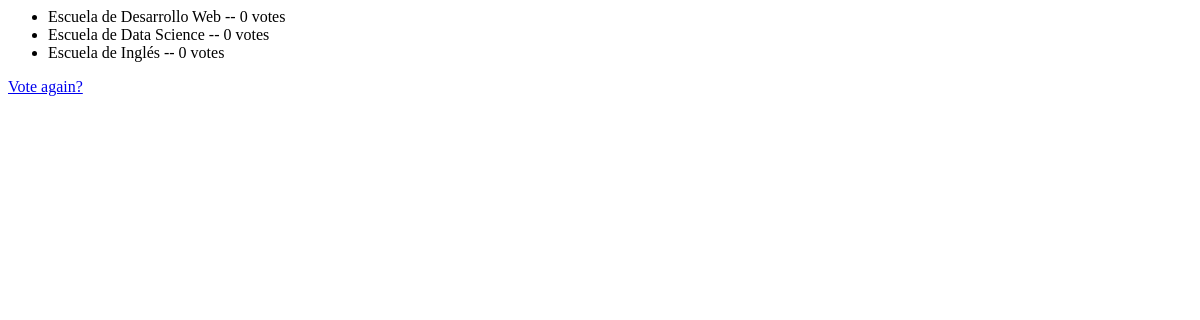
The page /polls/2/results/ on the database as committed earlier.
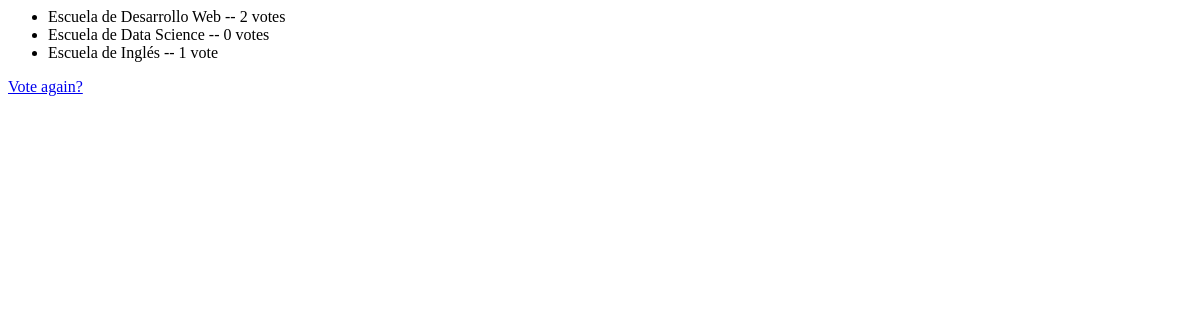
The same page on the database as committed later.
### polls/models.py (models this page shows, shortened)
class Choice(models.Model):
    question = models.ForeignKey(Question, on_delete=models.CASCADE)
    choice_text = models.CharField(max_length=200)
    votes = models.IntegerField(default=0)

### polls/views.py (the view)
# urls.py: path('<int:pk>/results/', views.ResultsView.as_view(), name='results'),
class ResultsView(generic.DetailView):
    model = Question
    template_name = 'polls/results.html'

### polls/templates/polls/results.html (shortened to what this page needs)
<ul>
{% for choice in question.choice_set.all %}
    <li>{{ choice.choice_text }} -- {{ choice.votes }}  vote{{ choice.votes|pluralize }}</li>
{% endfor %}
</ul>
<a href="{% url 'polls:detail' question.id %}">Vote again?</a>

Rows that differ between the two databases and show on the page:
changed Choice "Escuela de Desarrollo Web": votes "0" → "2"
changed Choice "Escuela de Inglés": votes "0" → "1"
